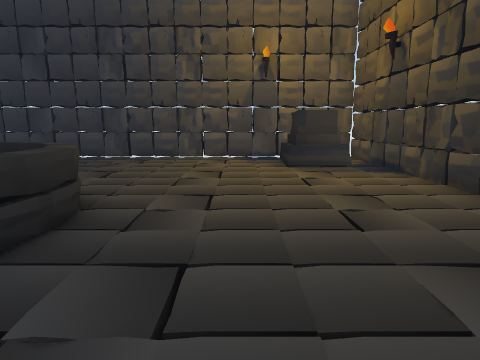
View 1 (above)

17 first-person views from a walk through a Unity game level. The camera is 1.3 m above the floor, tilts 10° down and sees 75° across. The floor is counted in squares, 1 m on a side. Each view is taken from the middle of a square. On the plan, view 1 faces up. The plan holds only what a view shows up to about 14 squares ahead; the rest is blank. The place goes on beyond the plan. The player character is not drawn. Door leaves are left out, so doorways stand open.

View 2
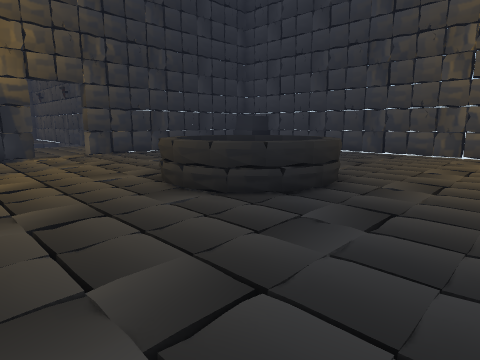

View 3
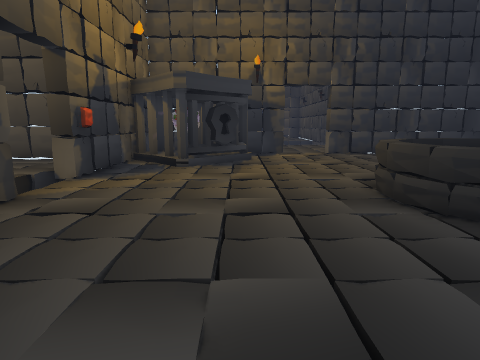

View 4
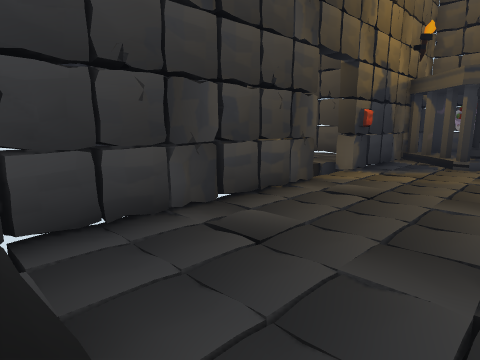

View 5
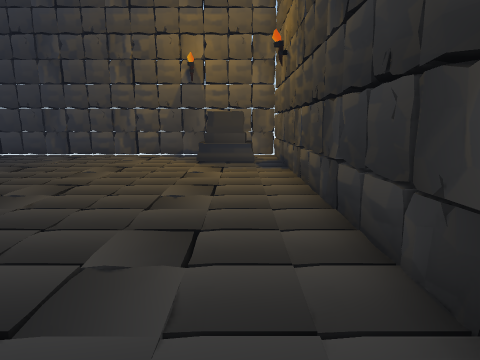

View 6
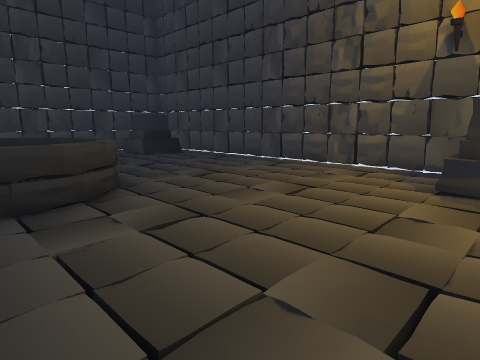

View 7
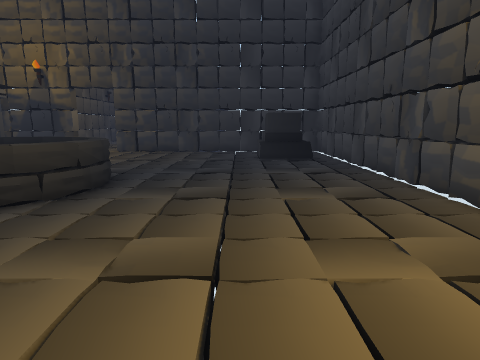

View 8
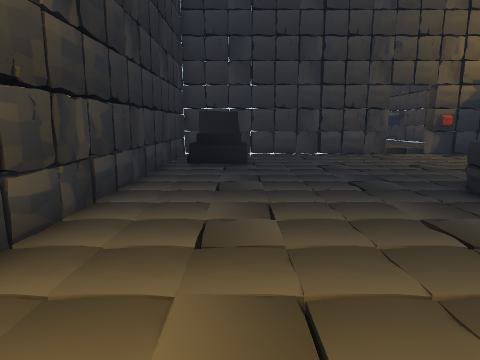

View 9
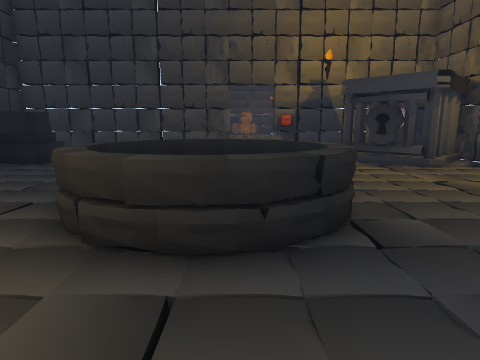

View 10
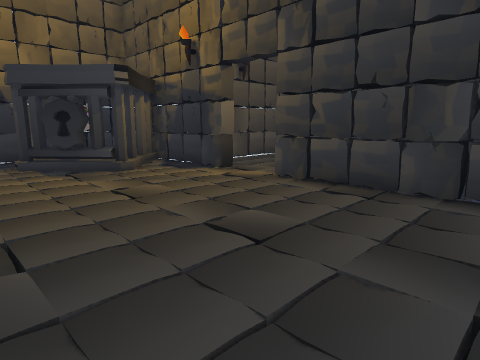

View 11
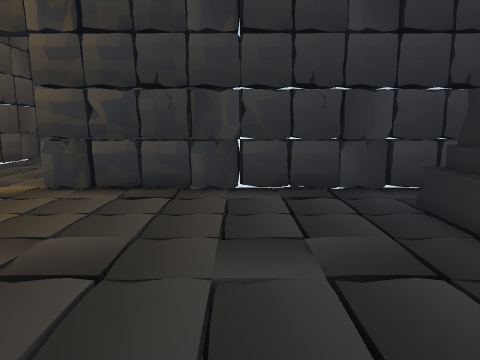

View 12
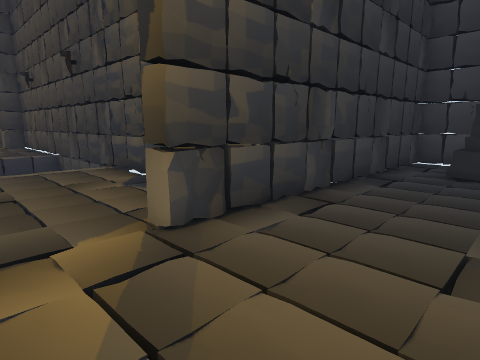

View 13
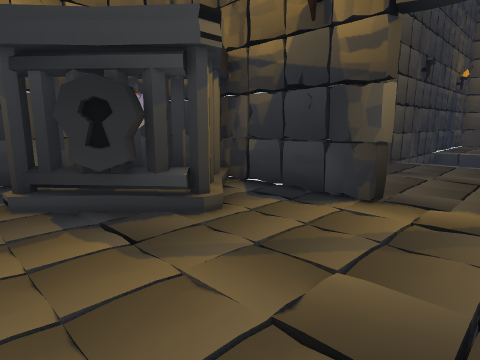

View 14
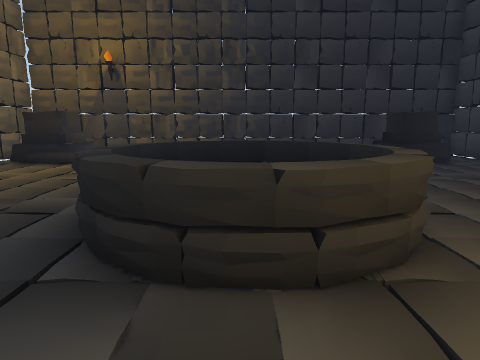

View 15
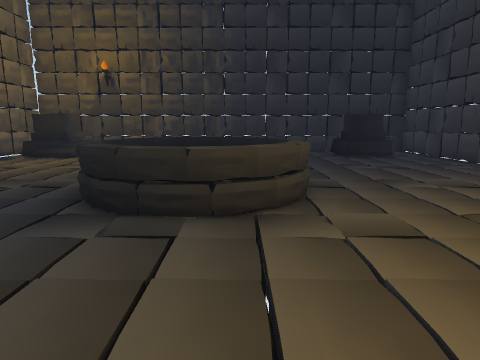

View 16
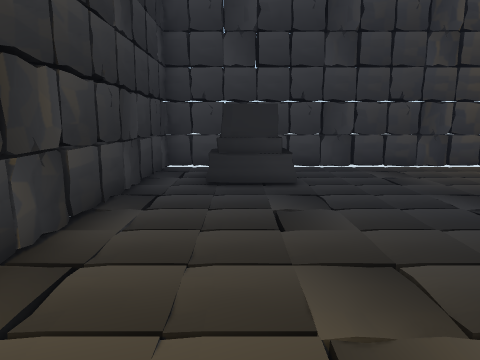

View 17
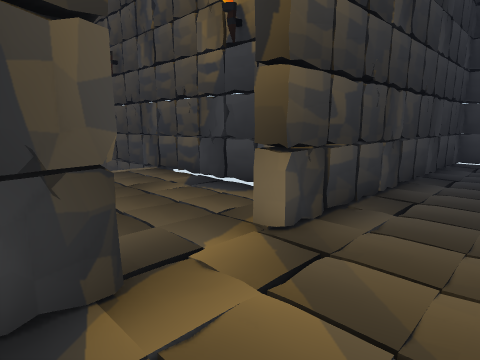

### Floor plan
Key: @ floor where view 1 was taken; # wall or solid block; . main floor; : floor 0.25 m higher than the main floor; / step, stairs or slope; D open door; v drop or lower ground; O other object.
Columns run from 22 left of view 1 to 5 right of it. Each row starts with its distance up from view 1.
 13          ###################
 12          #.................#
 11          #.OO...........OO.#
 10          #.OO...........OO.#
  9          #.................#
  8          #.................#
  7          #.................#
  6         ##......#OO........#
  5 ##########......O OO.......#
  4   v     O#.....OO  OO......#
  3   v     ##......O  O.......#
  2   v      .......OOOO.......#
  1   v     O#.................#
  0   v     ##/...........@....#
 -1 ##########/OO..............#
 -2         ##O:O...........OO.#
 -3          #OOOO..........OO.#
 -4          #O:O..............#
 -5          #######DD##########
 -6              #O# O
 -7              #
 -8              #

Where each view was taken, in squares from view 1:
view 1: 0 up, 0 right, facing up
view 2: 2 down, 1 right, facing up-left
view 3: 1 down, 1 right, facing left
view 4: 1 down, 2 right, facing down-left
view 5: 1 down, 3 right, facing up
view 6: 3 up, 3 right, facing up-left
view 7: 9 up, 2 right, facing left
view 8: 9 up, 2 right, facing down
view 9: 9 up, 5 left, facing down
view 10: 8 up, 7 left, facing down-left
view 11: 7 up, 7 left, facing left
view 12: 1 up, 10 left, facing up-left
view 13: 3 up, 8 left, facing down-left
view 14: 4 up, 9 left, facing right
view 15: 3 up, 11 left, facing right
view 16: 3 up, 11 left, facing up
view 17: 0 up, 11 left, facing up-left
